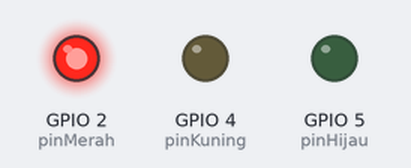
Recording of a sketch running on a simulated ESP32. Shown: output pins drawn as LEDs (lit = HIGH). What the sketch prints to the serial monitor is not drawn.

Above: at 4.5 s.
At 8.0 s:
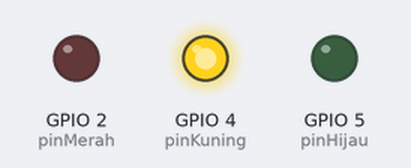
At 11.5 s:
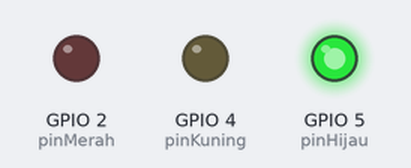
Timing chart, 0 to 17.6 s (numbered marks = the images above):
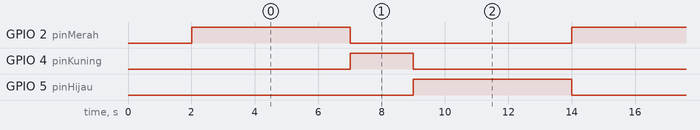

Measured:
- by itself, GPIO 2 (pinMerah), GPIO 5 (pinHijau): alternates HIGH for 5.0 s and LOW for 7.0 s
- by itself, GPIO 4 (pinKuning): alternates HIGH for 2.0 s and LOW for 10.0 s
- by itself, everything shown: repeats every 12.0 s, in 3 steps

The sketch:

tugas-01-lampu-lalu-lintas.ino
```cpp
/*
  ===================================================================
  TUGAS RUMAH 1: SIMULASI LAMPU LALU LINTAS
  ===================================================================

  Deskripsi:
  Membuat simulasi lampu lalu lintas sederhana dengan 3 LED yang
  bergantian menyala sesuai urutan: Merah → Kuning → Hijau

  Logika:
  - LED Merah nyala 5 detik (berhenti)
  - LED Kuning nyala 2 detik (bersiap)
  - LED Hijau nyala 5 detik (jalan)
  - Ulangi terus

  Komponen yang Dibutuhkan:
  - 1x ESP32 Development Board
  - 1x LED Merah
  - 1x LED Kuning
  - 1x LED Hijau
  - 3x Resistor 220 ohm
  - Kabel jumper
  - Breadboard

  Koneksi Rangkaian:
  GPIO2 ---> LED Merah (+) ---> Resistor 220Ω ---> GND
  GPIO4 ---> LED Kuning (+) ---> Resistor 220Ω ---> GND
  GPIO5 ---> LED Hijau (+) ---> Resistor 220Ω ---> GND

  Catatan:
  - Kaki panjang LED = Anoda (+) ke GPIO
  - Kaki pendek LED = Katoda (-) ke Resistor → GND

  Dibuat untuk: Mata Kuliah Bangunan Cerdas
  Instruktur: Anton Prafanto
  ===================================================================
*/

// ===== DEKLARASI PIN =====
const int pinMerah = 2;   // LED Merah
const int pinKuning = 4;  // LED Kuning
const int pinHijau = 5;   // LED Hijau

// ===== DEKLARASI WAKTU (dalam milidetik) =====
const int waktuMerah = 5000;   // 5 detik
const int waktuKuning = 2000;  // 2 detik
const int waktuHijau = 5000;   // 5 detik

// ===== FUNGSI SETUP =====
void setup() {
  // Inisialisasi Serial Monitor untuk debugging
  Serial.begin(115200);
  delay(1000);

  Serial.println("========================================");
  Serial.println("  SIMULASI LAMPU LALU LINTAS");
  Serial.println("========================================");
  Serial.println();

  // Set semua pin LED sebagai OUTPUT
  pinMode(pinMerah, OUTPUT);
  pinMode(pinKuning, OUTPUT);
  pinMode(pinHijau, OUTPUT);

  // Matikan semua LED di awal
  digitalWrite(pinMerah, LOW);
  digitalWrite(pinKuning, LOW);
  digitalWrite(pinHijau, LOW);

  Serial.println("Sistem siap!");
  Serial.println("Lampu lalu lintas dimulai...");
  Serial.println();

  delay(1000);
}

// ===== FUNGSI LOOP =====
void loop() {

  // ===== FASE 1: LAMPU MERAH (BERHENTI) =====
  Serial.println("🔴 MERAH - BERHENTI");
  digitalWrite(pinMerah, HIGH);   // Nyalakan merah
  digitalWrite(pinKuning, LOW);   // Matikan kuning
  digitalWrite(pinHijau, LOW);    // Matikan hijau

  delay(waktuMerah);  // Tunggu 5 detik

  // ===== FASE 2: LAMPU KUNING (BERSIAP) =====
  Serial.println("🟡 KUNING - BERSIAP");
  digitalWrite(pinMerah, LOW);    // Matikan merah
  digitalWrite(pinKuning, HIGH);  // Nyalakan kuning
  digitalWrite(pinHijau, LOW);    // Matikan hijau

  delay(waktuKuning);  // Tunggu 2 detik

  // ===== FASE 3: LAMPU HIJAU (JALAN) =====
  Serial.println("🟢 HIJAU - JALAN");
  digitalWrite(pinMerah, LOW);    // Matikan merah
  digitalWrite(pinKuning, LOW);   // Matikan kuning
  digitalWrite(pinHijau, HIGH);   // Nyalakan hijau

  delay(waktuHijau);  // Tunggu 5 detik

  Serial.println("---");

  // Loop akan mengulang dari awal (kembali ke merah)
}

/*
  ===================================================================
  PENJELASAN KONSEP:
  ===================================================================

  1. SISTEM LAMPU LALU LINTAS:
     - Mengatur arus lalu lintas dengan sinyal warna
     - Merah = Berhenti
     - Kuning = Bersiap (transisi)
     - Hijau = Jalan

     Urutan standar Indonesia:
     Merah → Kuning → Hijau → (kembali ke Merah)

  2. TIMING:
     - Waktu disimpan dalam konstanta (mudah diubah)
     - Menggunakan delay() untuk timing sederhana
     - Dalam aplikasi nyata: gunakan millis() untuk non-blocking

  3. KONTROL MULTI-LED:
     - Hanya 1 LED yang nyala di setiap fase
     - Matikan LED lain untuk menghindari kebingungan
     - digitalWrite() untuk setiap LED

  ===================================================================
  VARIASI & PENGEMBANGAN:
  ===================================================================

  1. LAMPU LALU LINTAS 4 ARAH:
     // Tambah LED untuk arah lain
     int pinMerah2 = 16;
     int pinKuning2 = 17;
     int pinHijau2 = 18;

     // Fase: Utara hijau + Timur merah
     // Lalu: Utara merah + Timur hijau

  2. MODE MALAM (KUNING KEDIP):
     // Jam 00:00 - 05:00 hanya kuning kedip
     void modeMalam() {
       digitalWrite(pinKuning, HIGH);
       delay(500);
       digitalWrite(pinKuning, LOW);
       delay(500);
     }

  3. TOMBOL PEJALAN KAKI:
     int pinButton = 15;

     if (digitalRead(pinButton) == LOW) {
       // Langsung pindah ke merah
       // Nyalakan lampu pejalan kaki (hijau)
       delay(10000);  // 10 detik untuk menyeberang
     }

  4. COUNTDOWN TIMER di OLED:
     // Tampilkan countdown waktu tersisa
     display.print(waktuTersisa);
     display.print(" detik");

  5. SENSOR KENDARAAN:
     // Pakai PIR atau sensor ultrasonik
     // Perpanjang hijau jika ada kendaraan
     if (adaKendaraan) {
       delay(5000);  // Tambah 5 detik
     }

  ===================================================================
  APLIKASI REAL-WORLD:
  ===================================================================

  1. PERSIMPANGAN JALAN:
     - Atur arus 2 atau 4 arah
     - Sinkronisasi antar lampu
     - Prioritas ambulans (semua merah kecuali jalur ambulans)

  2. SMART TRAFFIC LIGHT:
     - Sensor deteksi kepadatan
     - Perpanjang hijau di jalur padat
     - Kurangi waktu di jalur sepi
     - Machine learning untuk prediksi pola

  3. PERLINTASAN KERETA:
     - Merah menyala saat kereta datang
     - Palang pintu turun
     - Buzzer/alarm bunyi

  4. PARKIRAN:
     - Merah = penuh
     - Hijau = tersedia
     - Display jumlah slot

  5. ZONA SEKOLAH:
     - Kuning kedip saat jam sekolah
     - Kecepatan maksimal turun
     - Peringatan "HATI-HATI ANAK SEKOLAH"

  ===================================================================
  TROUBLESHOOTING:
  ===================================================================

  Masalah: Semua LED menyala bersamaan
  Solusi:
  - Pastikan matikan LED lain saat satu LED nyala
  - Cek tidak ada koneksi short antar pin

  Masalah: LED tidak nyala
  Solusi:
  - Cek polaritas LED (panjang = +, pendek = -)
  - Cek resistor terpasang (220Ω)
  - Test LED dengan blink sederhana
  - Ukur tegangan pin dengan multimeter

  Masalah: Timing tidak akurat
  Solusi:
  - delay() sudah cukup akurat untuk aplikasi ini
  - Jika perlu presisi tinggi: gunakan millis()
  - Perhatikan delay() di Serial.println juga konsumsi waktu

  Masalah: Serial Monitor tidak muncul teks
  Solusi:
  - Pastikan Serial.begin(115200)
  - Set baud rate Serial Monitor ke 115200
  - Tunggu 1-2 detik setelah upload

  ===================================================================
  TIPS PENGEMBANGAN:
  ===================================================================

  1. Gunakan array untuk timing:
     int waktu[] = {5000, 2000, 5000};
     for (int i = 0; i < 3; i++) {
       // Nyalakan LED
       delay(waktu[i]);
     }

  2. Buat fungsi untuk setiap fase:
     void faseMerah() {
       digitalWrite(pinMerah, HIGH);
       digitalWrite(pinKuning, LOW);
       digitalWrite(pinHijau, LOW);
       delay(waktuMerah);
     }

  3. State machine untuk kontrol kompleks:
     enum State { MERAH, KUNING, HIJAU };
     State currentState = MERAH;

  4. Integrasikan dengan RTC (Real-Time Clock):
     // Timing berbeda untuk siang vs malam
     // Sinkronisasi dengan waktu real

  5. Wireless control via WiFi/Bluetooth:
     // Kontrol dari pusat (traffic management center)
     // Ubah timing secara remote
     // Data logging ke cloud

  ===================================================================
*/
```
